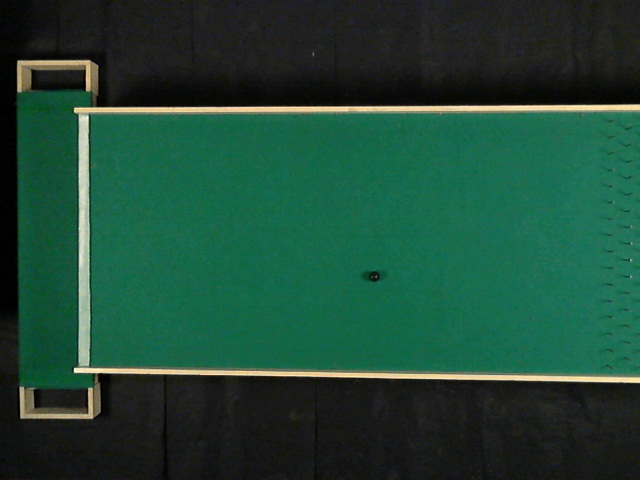
//> input picture opencv programs/10.jpg, 640 x 480 px
$ ./HSV_test_black   (built with g++ and OpenCV 4)
//> lines starting //> are read from the running program, lines starting //| are printed output that depends on the picture; after the words box and inside, x2 and y2 are one past the last pixel; in counts of white or black regions, pixels touching at a corner belong together
#include "cv.h"
#include "highgui.h"

IplImage* temp;


void my_mouse_callback( int event, int x, int y, int flags, void* param )
{
   uchar *ptemp  =  (uchar*)temp->imageData;
printf("\nx=%d(%d)\t y=%d(%d)\t\th=%d \ts=%d \tv=%d\n",x,temp->width,y,temp->height,ptemp[y*temp->widthStep + x*temp->nChannels+0],ptemp[y*temp->widthStep + x*temp->nChannels+1],ptemp[y*temp->widthStep + x*temp->nChannels+2]);
}


int main()
{
   int i,j,h,s,v;
   int x_max=0,x_min=0,y_min=0,y_max=0;
   int start_x=95,start_y=110,end_x=640,end_y=340;//Place region of interest here
   IplImage* input;
   IplImage* output;
   input=cvLoadImage("10.jpg",1);
//> input is the input picture: 480 rows x 640 cols, CV_8UC3; mean B, G, R 54.8, 72.3, 30.7

    temp=cvCreateImage(cvGetSize(input),IPL_DEPTH_8U,3);
    output=cvCreateImage(cvGetSize(input),IPL_DEPTH_8U,1);

    cvCvtColor(input,temp,CV_BGR2HSV);
//> temp: 480 rows x 640 cols, CV_8UC3; mean H, S, V 66.4, 123.7, 73.2
    uchar *ptemp  =  (uchar*)temp->imageData;
    uchar *poutput  =  (uchar*)output->imageData;

     for(i=0;i<input->height;i++)
            for(j=0;j<input->width;j++)
            {
                                       h=ptemp[i*temp->widthStep + j*temp->nChannels+0];
                                       s=ptemp[i*temp->widthStep + j*temp->nChannels+1];
                                       v=ptemp[i*temp->widthStep + j*temp->nChannels+2];

                                       if(v<50)//Place your condtion here for black
                                       {
                                                             if(i>start_y&&i<end_y&&j>start_x&&j<end_x)
                                                                         poutput[i*output->widthStep + j]=255;
                                                             else
                                                                         poutput[i*output->widthStep + j]=0;
                                       }
                                       else
                                                   poutput[i*output->widthStep + j]=0;
            }
//> this loop made 480 passes
//> (h, s, v) on passes 1 to 3: (125, 39, 39), (126, 34, 37), (120, 15, 33)
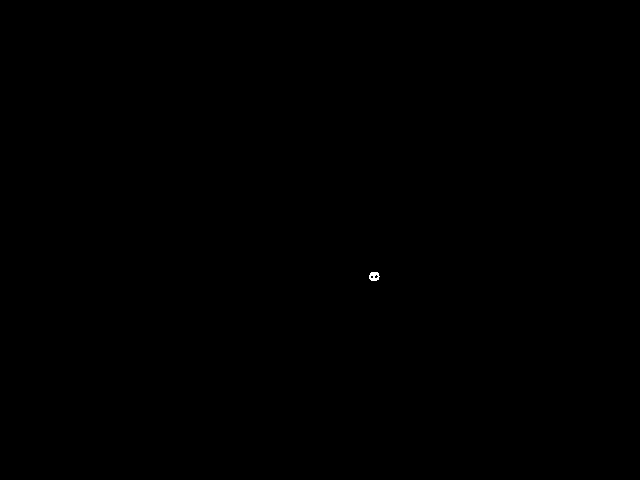
//> output: 480 rows x 640 cols, CV_8UC1; 0.02% white; 1 white region, box (x1, y1, x2, y2) and area: (369, 272, 380, 281) 71
//> after the loop, h = 38; s = 97; v = 29

     for(i=0;i<input->height;i++)
     {      for(j=0;j<input->width;j++)
            {
                                       if(poutput[i*output->widthStep + j]==255)
                                      {
                                                                      if(y_max<i)
                                                                                 y_max=i;
                                                                      if(y_min>i||y_min==0)
                                                                                 y_min=i;
                                                                      if(x_min>j||x_min==0)
                                                                                 x_min=j;
                                                                      if(x_max<i)
                                                                                 x_max=j;

                                      }


            }

     }
//> after the loop, y_max = 280; y_min = 272; x_min = 369; x_max = 371
     printf("x_min=%d  x_max=%d  y_min=%d   y_max=%d\ncentre=(%d,%d)",x_min,x_max,y_min,y_max,(x_min+x_max)/2,(y_min+y_max)/2);
//| x_min=369  x_max=371  y_min=272   y_max=280
//| centre=(370,276)
    cvNamedWindow("input",1);
    cvNamedWindow("output",1);

    cvShowImage("input",input);
    cvShowImage("output",output);

    cvSetMouseCallback("input", my_mouse_callback, NULL);


    cvWaitKey(0);

    cvDestroyWindow( "output" );
    cvReleaseImage( &output );
    cvReleaseImage( &input );
    cvReleaseImage( &temp );
    return 0;
}

$ run again, with opencv programs/2.jpg copied over opencv programs/10.jpg
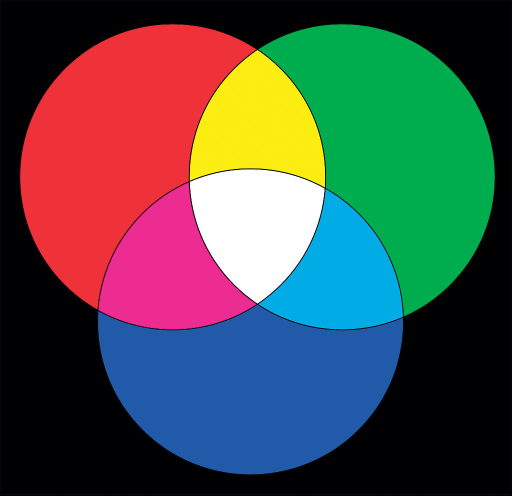
//> input picture opencv programs/2.jpg, 1024 x 991 px (shown at 1/2 size)
//> input is the input picture: 991 rows x 1024 cols, CV_8UC3; mean B, G, R 75.1, 78.5, 74.4
//> temp: 991 rows x 1024 cols, CV_8UC3; mean H, S, V 109.7, 222.9, 130
//> the loop `for(i=0;i<input->height;i++)` made 991 passes
//> (h, s, v) on passes 1 to 3: (90, 153, 10), (90, 255, 2), (90, 255, 4)
//> after the loop `for(i=0;i<input->height;i++)`:
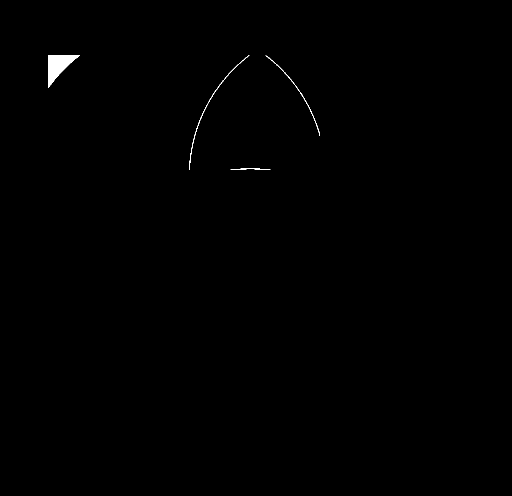
//> output: 991 rows x 1024 cols, CV_8UC1 (shown at 1/2 size); 0.27% white; 4 white regions, box (x1, y1, x2, y2) and area: (96, 111, 160, 176) 1914, (378, 111, 499, 340) 375, (531, 111, 640, 272) 289, (461, 337, 541, 340) 117
//> after the loop `for(i=0;i<input->height;i++)`: h = 120; s = 255; v = 2
//> after the loop `for(i=0;i<input->height;i++)`: y_max = 339; y_min = 111; x_min = 96; x_max = 470
//| x_min=96  x_max=470  y_min=111   y_max=339
//| centre=(283,225)
